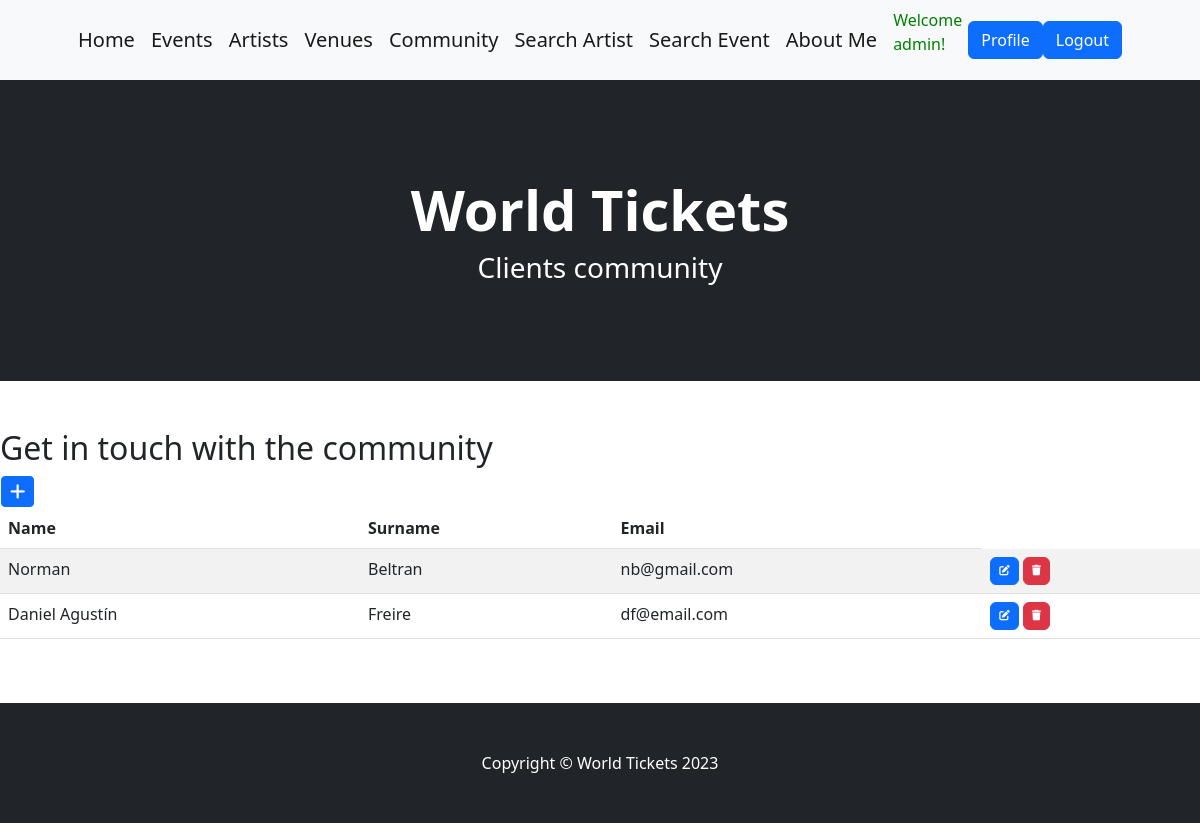
Screenshot of /clients/ (signed in) with the database file from the repository.
### AppTickets/models.py (models this page shows, shortened)
class Client(models.Model):
    firstName = models.CharField(max_length=50, blank=False)
    lastName = models.CharField(max_length=50, blank=False)
    email = models.EmailField()
    class Meta:
        verbose_name = "Client"
        verbose_name_plural = "Clients"
        ordering = ['lastName']

### AppTickets/views.py (the view)
# urls.py: path('clients/', ClientList.as_view(), name="clientes" ),
class ClientList(LoginRequiredMixin, ListView):
    model = Client

### AppTickets/templates/AppTickets/client_list.html (shortened to what this page needs)
{% extends 'AppTickets/base.html' %}
{% load static %}
{% block title %}
    World Tickets
{% endblock title %}
{% block content %}
    <h3>Clients community</h3>
{% endblock content %}
{% block mainProducts %}
<td width="200"><h2>Get in touch with the community</h2></td>
{% if user.is_superuser %}
        <table>
            <tr>
                <td>
                    <a
                    href="{% url 'create_cliente' %}"
                    class="btn btn-primary btn-sm"
                    >
                    </a>
                </td>
            </tr>
        </table>
{% endif %}
<table class="table table-striped">
    <thead>
        <tr>
            <th>Name</th>
            <th>Surname</th>
            <th>Email</th>
        </tr>
    </thead>
    <tbody>
    {% for cli in client_list %}
        <tr>
            <td>{{ cli.firstName }}</td>
            <td>{{ cli.lastName }}</td>
            <td>{{ cli.email }}</td>
                {% if user.is_superuser %}
                    <td>
                        <a
                        href="{% url 'update_cliente' cli.id %}"
                        class="btn btn-primary"
                        style="--bs-btn-padding-y: .25rem; --bs-btn-padding-x: .5rem; --bs-btn-font-size: .75rem;"
                        >
                        </a>
                        <a
                        href="{% url 'delete_cliente' cli.id %}"
                        class="btn btn-danger"
                        style="--bs-btn-padding-y: .25rem; --bs-btn-padding-x: .5rem; --bs-btn-font-size: .75rem;"
                        >
                        </a>
                    </td>
                    {% endif %}
        </tr>
    {% endfor %}
    </tbody>
</table>
{% endblock mainProducts %}

### AppTickets/templates/AppTickets/base.html (shortened to what this page needs)
<!DOCTYPE html>
<html lang="en">
    <head>
        {% load static %}
        <link href="https://cdn.jsdelivr.net/npm/bootstrap-icons@1.5.0/font/bootstrap-icons.css" rel="stylesheet" />
        <link href="{% static 'AppTickets/css/styles.css' %}" rel="stylesheet" />
        <link rel="stylesheet" href="https://cdnjs.cloudflare.com/ajax/libs/font-awesome/6.4.0/css/all.min.css">
    </head>
    <body>
        <nav class="navbar navbar-expand-lg navbar-light bg-light">
            <div class="container px-4 px-lg-5">
                <a class="navbar-brand" href="{% url 'home' %}">Home</a>
                {% if user.is_authenticated %}
                    <a class="navbar-brand" href="{% url 'eventos' %}">Events</a>
                    <a class="navbar-brand" href="{% url 'artistas' %}">Artists</a>
                    <a class="navbar-brand" href="{% url 'lugares' %}">Venues</a>
                    <a class="navbar-brand" href="{% url 'clientes' %}">Community</a>
                    <a class="navbar-brand" href="{% url 'busca_artista' %}">Search Artist</a>
                    <a class="navbar-brand" href="{% url 'busca_evento' %}">Search Event</a>
                    <a class="navbar-brand" href="{% url 'acerca_de_mi' %}">About Me</a>
                    <p style="color:green">Welcome {{user.username}}!</p>
                    <a class="btn btn-primary" href="{% url 'edit_profile' %}">Profile</a>
                    <a class="btn btn-primary" href="{% url 'client_logout' %}">Logout</a>
                {% else %}
                    <a class="navbar-brand" href="{% url 'acerca_de_mi' %}">About Me</a>
                    <a class="btn btn-primary" href="{% url 'client_login' %}">Login</a>
                    <a class="btn btn-success" href="{% url 'client_register' %}">Sign up</a>
                {% endif %}
            </div>
        </nav>
        <header class="bg-dark py-5">
            <div class="container px-4 px-lg-5 my-5">
                <div class="text-center text-white">
                    <h1 class="display-4 fw-bolder">
                        {% block title %}{% endblock title %}
                    </h1>
                    <p class="lead fw-normal text-white-50 mb-0">
                        {% block content %}{% endblock content %}
                    </p>
                </div>
            </div>
        </header>
        <section class="py-5">
            {% block mainProducts %}{% endblock mainProducts %}
        </section>
    </body>
    <footer class="py-5 bg-dark">
        <div class="container"><p class="m-0 text-center text-white">Copyright &copy; World Tickets 2023</p></div>
    </footer>
</html>

### rows the page displays
Client: firstName "Norman", lastName "Beltran", email "nb@gmail.com"
Client: firstName "Daniel Agustín", lastName "Freire", email "df@email.com"

### other values shown
{{ user.username }} "admin"
